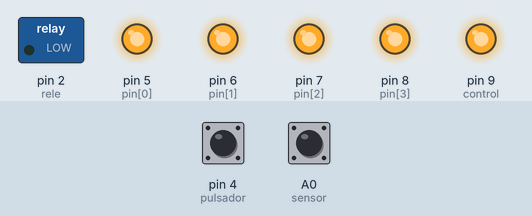
Recording of a sketch running on a simulated Arduino Uno, built with avr-gcc and run on an emulated ATmega328P. Parts: switched loads named in the sketch (green lamp = pin HIGH), output pins drawn as LEDs (lit = HIGH). Dashed ring = blinking. Inputs (shaded band) come from the test bench; at power-on: A0 (sensor) HIGH, pin 4 (pulsador) LOW. What the sketch prints to the serial monitor is not drawn.

Above: at 1.2 s.
1.3 s: A0 (sensor) driven LOW
At 1.6 s:
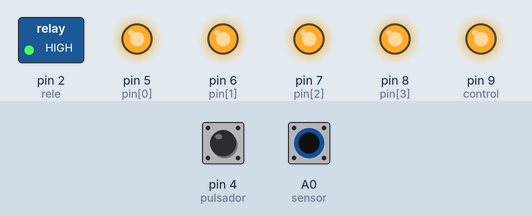
2.8 s: pin 4 (pulsador) pulled HIGH for 0.15 s
At 2.88 s:
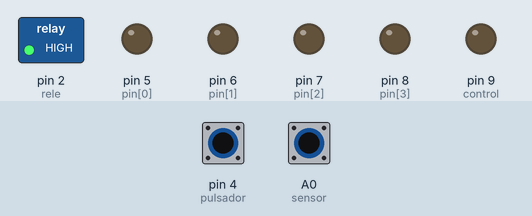
4.4 s: pin 4 (pulsador) pulled HIGH for 3.2 s
At 8.0 s:
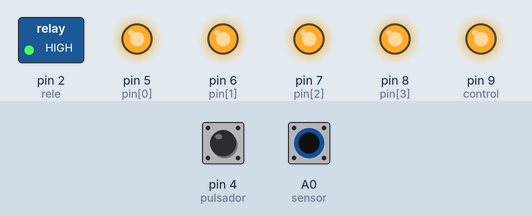
9.1 s: A0 (sensor) driven HIGH
At 10.0 s:
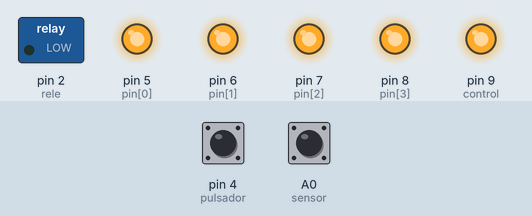
10.6 s: pin 4 (pulsador) pulled HIGH for 1 s
At 11.1 s:
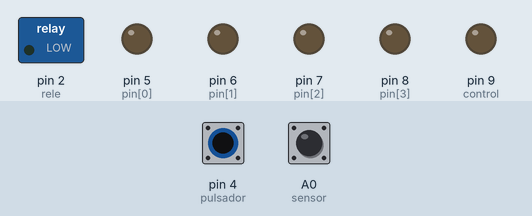
13.1 s: A0 (sensor) pulsed LOW 2 times (0.12 s each, 0.3 s apart)
At 13.16 s:
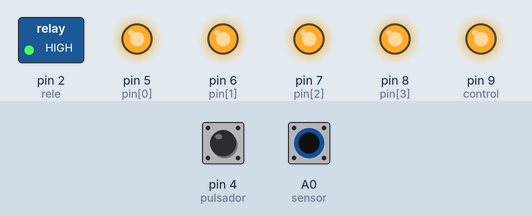
Timing chart, 0 to 16.1 s (numbered marks = the images above; inputs shaded):
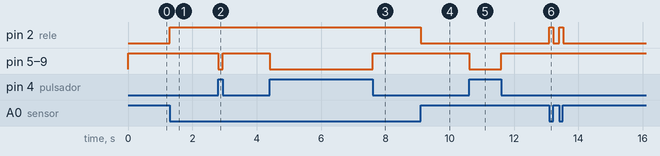

The sketch:

ventilador.ino
```cpp
const int control= 9;//para controlar el ventilador
const int pulsador = 4;//boton ventilador
int sensor = A0;//Pin 2 para el valor del sensor DHT11
const int bomba = 13; //Pin 13 para la bomba
const int rele = 2; //Pin 13 para la bomba
const int ventilador = 3; //Pin 13 para la bomba
int pin[7]={5,6,7,8,10,11,12};//luces

void setup() {
  Serial.begin(9600);
  //control ventilador
  pinMode(control,OUTPUT);
  //boton
  pinMode(pulsador,INPUT);
  //sensor humedad
 pinMode(sensor, INPUT);
 // usamos el pin 2 como salida, para activar y desactivar el rel
  pinMode(rele, OUTPUT);

  //leds
  for(int i=0; i < 4; i++){
     pinMode(pin[i],OUTPUT);
  }
}

void loop() {
  //VENTILADOR
  if(digitalRead(pulsador)== HIGH){
     digitalWrite(control,LOW);
     for(int i=0; i < 4; i++){
         digitalWrite(pin[i],LOW);
      }
  }else{
     digitalWrite(control,HIGH);
     for(int i=0; i < 4; i++){
         digitalWrite(pin[i],HIGH);
      }
  }

//SENSOR HUMEDAD
   if(digitalRead(sensor)==LOW){
    Serial.print("HUMEDO ");
//iniciarbomba agua-rele
    digitalWrite(rele, HIGH);   // encendemos el rele osea la bomba

   }else{
    digitalWrite(rele, LOW);
   }

}
```

Measured:
- after the input at 1.3 s, pin 2 (rele): LOW → HIGH at once
- after the input at 2.8 s, pin 5 (pin[0]), pin 6 (pin[1]), pin 7 (pin[2]), pin 8 (pin[3]), pin 9 (control): HIGH → LOW at once, → HIGH 0.15 s later
- after the input at 4.4 s, pin 5 (pin[0]), pin 6 (pin[1]), pin 7 (pin[2]), pin 8 (pin[3]), pin 9 (control): HIGH → LOW at once, → HIGH 3.2 s later
- after the input at 9.1 s, pin 2 (rele): HIGH → LOW at once
- after the input at 10.6 s, pin 5 (pin[0]), pin 6 (pin[1]), pin 7 (pin[2]), pin 8 (pin[3]), pin 9 (control): HIGH → LOW at once, → HIGH 1.0 s later
- after the input at 13.1 s, pin 2 (rele): alternates HIGH for 0.12 s and LOW for 0.18 s, 4 changes in all, then stays LOW, starting at once
